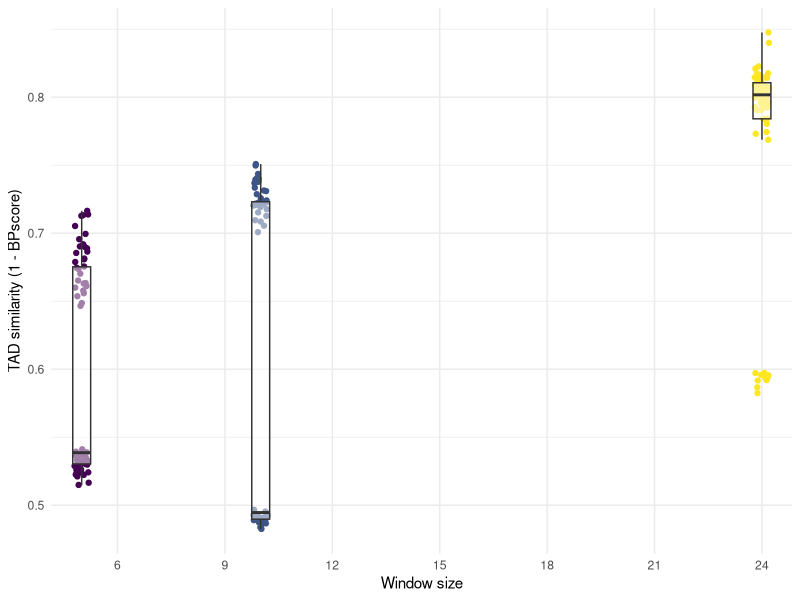
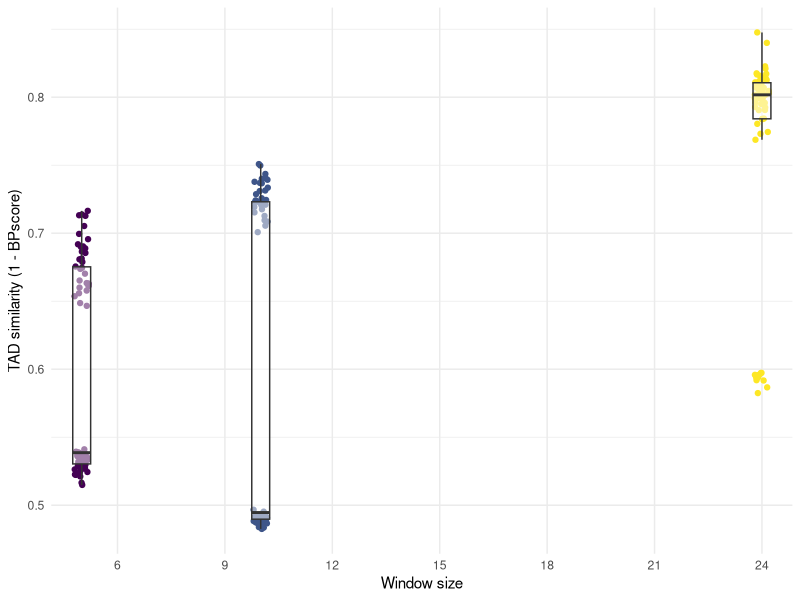
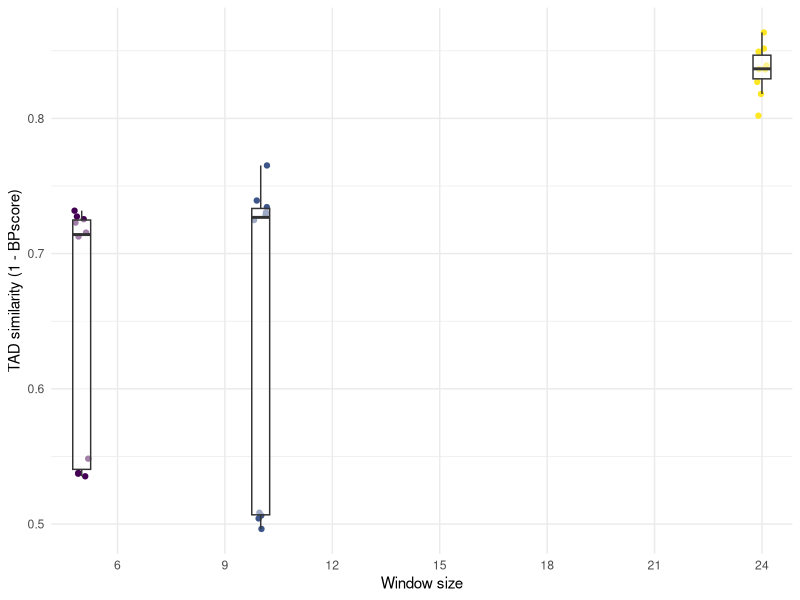
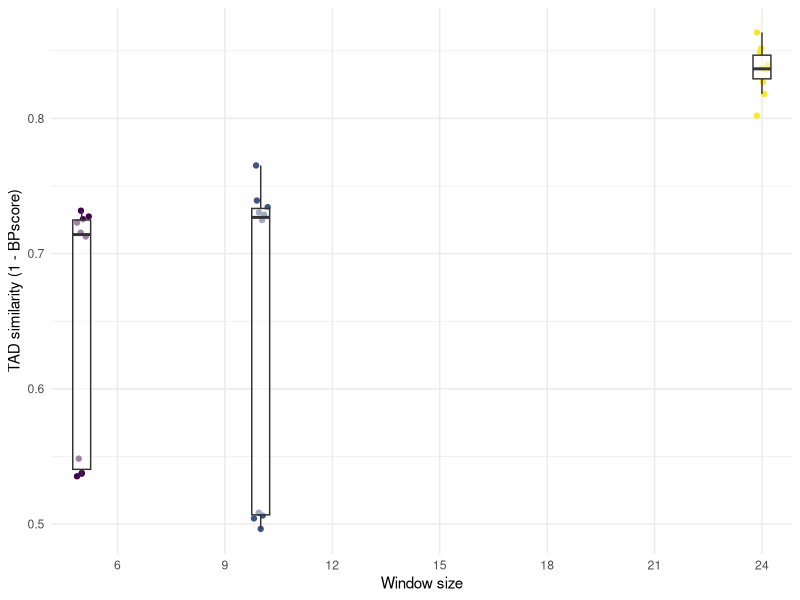
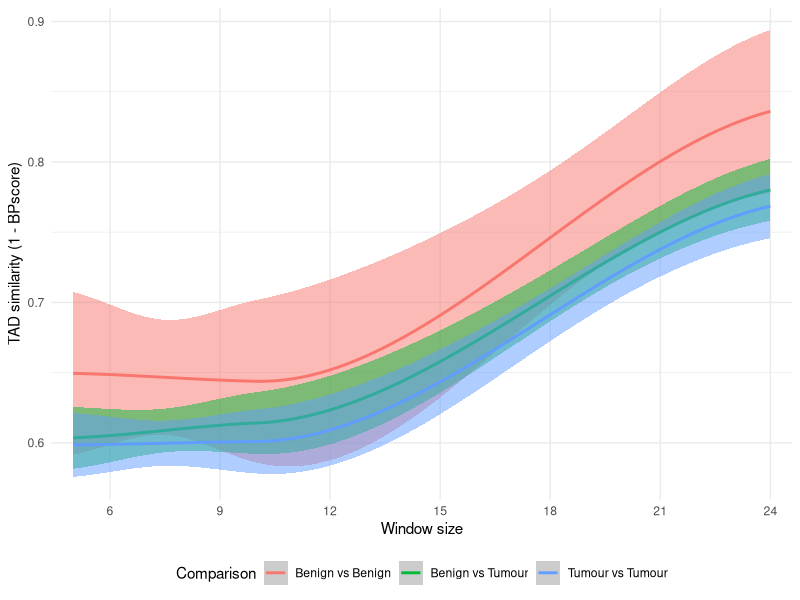
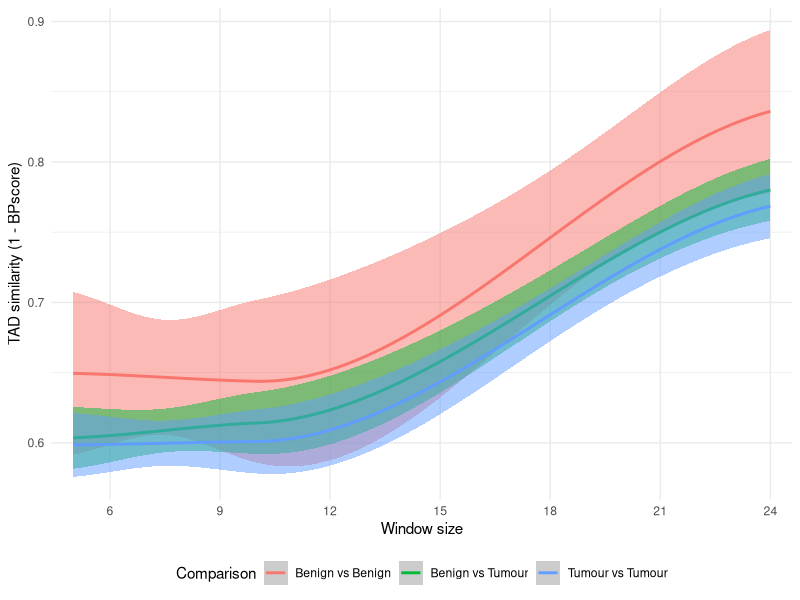
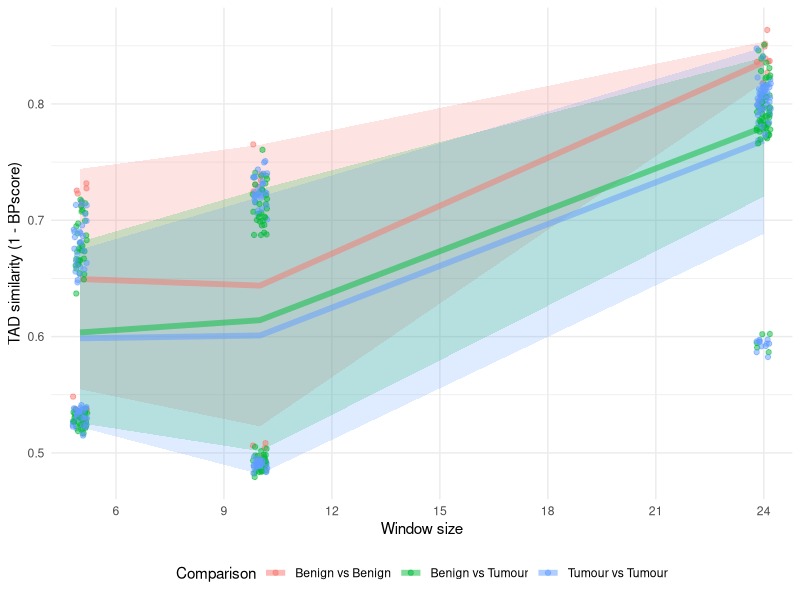
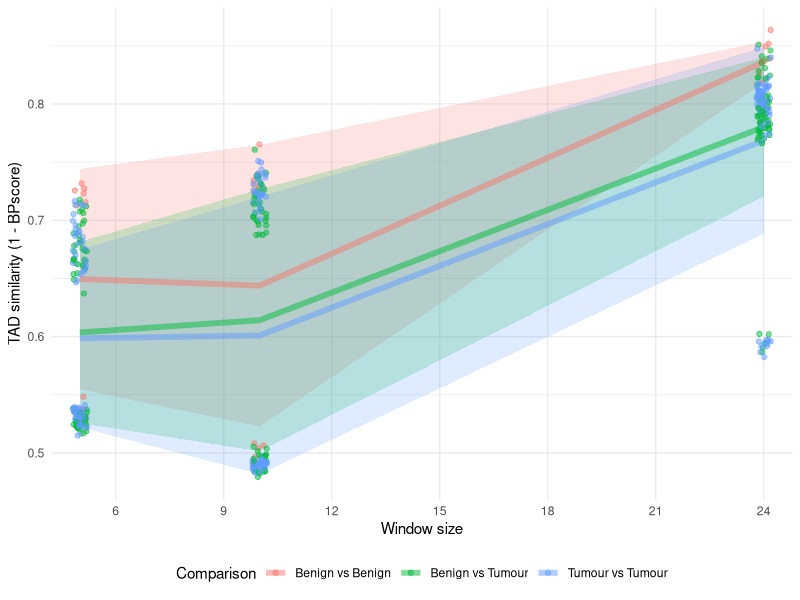

Here is the R script that generated these plots, in order: (Note: this script raises an error after producing the figures.)
# ==============================================================================
# Meta
# ==============================================================================
# Plot BPScore
# --------------------------------------
# Description: Plot TAD similarities, calculated by BPscore
# Author: James Hawley


# ==============================================================================
# Environment
# ==============================================================================
suppressMessages(library("data.table"))
suppressMessages(library("ggplot2"))
suppressMessages(library("MASS"))
suppressMessages(library("pheatmap"))

RESOLUTION = 40000
MAX_WINDOW <- 24
MIN_WINDOW <- 3
MAX_PERSISTENCE <- MAX_WINDOW - MIN_WINDOW + 1
PLOT_DIR <- "Plots"


# ==============================================================================
# Functions
# ==============================================================================
#' Save figures in multiple formats
#'
#' @param gg ggplot object
#' @param prefix Prefix for output file
#' @param ext Output extensions
#' @param dpi DPI resolution
savefig = function(gg, prefix, ext = c("png", "pdf"), width = 20, height = 12, dpi = 400) {
    for (e in ext) {
        ggsave(
            paste(prefix, e, sep = "."),
            gg,
            height = height,
            width = width,
            units = "cm",
            dpi = dpi
        )
    }
}


# ==============================================================================
# Data
# ==============================================================================
cat("Loading Data\n")
# load metadata
metadata <- fread("config.tsv", sep = "\t", header = TRUE)
metadata <- metadata[Include == "Yes"]
SAMPLES <- metadata[, SampleID]
TUMOUR_SAMPLES <- metadata[Source == "Primary" & Type == "Malignant", SampleID]
LINE_SAMPLES <- metadata[Source == "Cell Line", SampleID]

# load BPscore calculations
bpscore <- fread("Statistics/tad-distances.tsv", sep = "\t", header = TRUE)
bpscore[, w := w / RESOLUTION]
# window_diffs <- fread("Statistics/tad-similarity-deltas.tsv", sep = "\t", header = TRUE)


# ==============================================================================
# Analysis
# ==============================================================================
# colour bpscore rows by primary-primary, line-line, or primary-line comparisons
cat("Counting similarity\n")
bpscore <- merge(
    bpscore,
    metadata[, .(SampleID, Source, Tissue, Label, Type)],
    by.x = "s1",
    by.y = "SampleID",
    all.x = FALSE,
    all.y = TRUE
)
bpscore <- merge(
    bpscore,
    metadata[, .(SampleID, Source, Tissue, Label, Type)],
    by.x = "s2",
    by.y = "SampleID",
    suffixes = c("_1", "_2"),
    all.x = FALSE,
    all.y = TRUE,
)

# sample comparisons for various plots
bpscore[(Tissue_1 == "Prostate") & (Tissue_2 == "Prostate"), Prostate_Type_Combo := paste(Type_1, Type_2, sep = "+")]
bpscore[
    (Tissue_1 == "Prostate") & (Tissue_2 == "Prostate") & (Source_1 == "Cell Line") & (Source_2 == "Cell Line"),
    Cell_Type_Combo := paste(
        gsub(" .*", "", Label_1),
        gsub(" .*", "", Label_2),
        sep = "+"
    )
]

# hypothesis testing for differences between TADs
# (similarity of Benign-vs-Benign comparisons to Benign-vs-Tumour)
# (and likewise, Tumour-vs-Tumour to Benign-vs-Tumour)
bpscore_primary_tumour_vs_benign <- bpscore[
    s1 < s2
    & w == MAX_WINDOW
    & (Source_1 == "Primary" & Source_2 == "Primary")
]

htests <- list(
    "primary_benign-only_benign-vs-tumour" = wilcox.test(
        x = bpscore_primary_tumour_vs_benign[Prostate_Type_Combo == "Benign+Benign", 1 - BPscore],
        y = bpscore_primary_tumour_vs_benign[Prostate_Type_Combo == "Benign+Malignant", 1 - BPscore],
        paired = FALSE
    ),
    "primary_tumour-only_benign-vs-tumour" = wilcox.test(
        x = bpscore_primary_tumour_vs_benign[Prostate_Type_Combo == "Malignant+Malignant", 1 - BPscore],
        y = bpscore_primary_tumour_vs_benign[Prostate_Type_Combo == "Benign+Malignant", 1 - BPscore],
        paired = FALSE
    ),
    "primary_benign-only_tumour-only" = wilcox.test(
        x = bpscore_primary_tumour_vs_benign[Prostate_Type_Combo == "Benign+Benign", 1 - BPscore],
        y = bpscore_primary_tumour_vs_benign[Prostate_Type_Combo == "Malignant+Malignant", 1 - BPscore],
        paired = FALSE
    )
)

# cluster samples by BPscore distances
# recast data to wide form for plotting with pheatmap
mat <- as.matrix(
    dcast(bpscore[w == MAX_WINDOW], s1 ~ s2, value.var = "BPscore", fill = 0),
    rownames = "s1"
)

# compare different groups of samples
# group_idx <- list(
#     "Primary prostate tumour" = 12:23,
#     "Primary prostate benign" = 7:11,
#     "Cell line prostate tumour" = c(24:25, 28:30),
#     "Cell line prostate benign" = 26:27,
#     "Cell line non-prostate" = 1:6
# )
# median_mat <- matrix(ncol = length(group_idx), nrow = length(group_idx))
# for (i in 1:length(group_idx)) {
#     for (j in i:length(group_idx)) {
#         median_mat[i, j] <- median(as.vector(1 - mat[group_idx[[i]], group_idx[[j]]]))
#     }
# }
# rownames(median_mat) <- names(group_idx)
# colnames(median_mat) <- rownames(median_mat)

# cat("Sample type comparisons\n")
# print(median_mat)
# write.matrix(
#     median_mat,
#     file.path("Statistics", "tad-similarity.sample-types.tsv"),
#     sep = "\t"
# )

# ==============================================================================
# Plots
# ==============================================================================
cat("Plotting\n")
# plot distances between TADs of different primary tumour samples across window sizes
gg_bpscore_primary_tumour <- (
    ggplot(data = bpscore[s1 < s2 & w <= MAX_WINDOW & grepl("PCa", s1) & grepl("PCa", s2)])
    + geom_point(
        aes(x = w, y = 1 - BPscore, colour = w),
        position = position_jitter(width = 0.2, height = 0)
    )
    + geom_boxplot(
        aes(x = w, y = 1 - BPscore, group = w),
        alpha = 0.5,
        outlier.shape = NA,
        width = 0.5
    )
    + labs(x = "Window size", y = "TAD similarity (1 - BPscore)")
    + scale_x_discrete(
        breaks = seq(MIN_WINDOW, MAX_WINDOW, by = 3),
        limits = seq(MIN_WINDOW, MAX_WINDOW, by = 3),
        labels = seq(MIN_WINDOW, MAX_WINDOW, by = 3)
    )
    + scale_colour_viridis_c()
    + guides(colour = FALSE)
    + theme_minimal()
)
savefig(gg_bpscore_primary_tumour, file.path(PLOT_DIR, "bp-score.primary.tumour"))

# plot distances between TADs of different primary tumour samples across window sizes
gg_bpscore_primary_benign = (
    ggplot(data = bpscore[s1 < s2 & w <= MAX_WINDOW & grepl("Benign-Prostate", s1) & grepl("Benign-Prostate", s2)])
    + geom_point(
        aes(x = w, y = 1 - BPscore, colour = w),
        position = position_jitter(width = 0.2, height = 0)
    )
    + geom_boxplot(
        aes(x = w, y = 1 - BPscore, group = w),
        alpha = 0.5,
        outlier.shape = NA,
        width = 0.5
    )
    + labs(x = "Window size", y = "TAD similarity (1 - BPscore)")
    + scale_x_discrete(
        breaks = seq(MIN_WINDOW, MAX_WINDOW, by = 3),
        limits = seq(MIN_WINDOW, MAX_WINDOW, by = 3),
        labels = seq(MIN_WINDOW, MAX_WINDOW, by = 3)
    )
    + scale_colour_viridis_c()
    + guides(colour = FALSE)
    + theme_minimal()
)
savefig(gg_bpscore_primary_benign, file.path(PLOT_DIR, "bp-score.primary.benign"))

# primary samples: benign vs tumour
gg_bpscore_primary_tumour_vs_benign <- (
    ggplot()
    + geom_smooth(
        data = bpscore[
            s1 < s2
            & w <= MAX_WINDOW
            & (Source_1 == "Primary" & Source_2 == "Primary")
            & (Source_1 == "Primary" & Source_2 == "Primary")
        ],
        mapping = aes(
            x = w,
            y = 1 - BPscore,
            colour = Prostate_Type_Combo,
            fill = Prostate_Type_Combo,
            group = Prostate_Type_Combo
        ),
        method = "loess",
        alpha = 0.5
    )
    + labs(x = "Window size", y = "TAD similarity (1 - BPscore)")
    + scale_x_discrete(
        breaks = seq(MIN_WINDOW, MAX_WINDOW, by = 3),
        limits = seq(MIN_WINDOW, MAX_WINDOW, by = 3),
        labels = seq(MIN_WINDOW, MAX_WINDOW, by = 3)
    )
    + scale_colour_discrete(
        name = "Comparison",
        breaks = c("Benign+Benign", "Benign+Malignant", "Malignant+Malignant"),
        labels = c("Benign vs Benign", "Benign vs Tumour", "Tumour vs Tumour")
    )
    + scale_fill_discrete(
        name = "Comparison",
        breaks = c("Benign+Benign", "Benign+Malignant", "Malignant+Malignant"),
        labels = c("Benign vs Benign", "Benign vs Tumour", "Tumour vs Tumour")
    )
    + guides(fill = FALSE)
    + theme_minimal()
    + theme(legend.position = "bottom")
)
savefig(gg_bpscore_primary_tumour_vs_benign, file.path(PLOT_DIR, "bp-score.primary.tumour-vs-benign"))

# same as above, but using the sample standard deviation for the ribbon
# instead of the 95% confidence interval around the regressed mean
gg_bpscore_primary_tumour_vs_benign <- (
    ggplot()
    + geom_ribbon(
        data = bpscore[
            s1 < s2
            & w <= MAX_WINDOW
            & (Source_1 == "Primary" & Source_2 == "Primary")
            & (Source_1 == "Primary" & Source_2 == "Primary"),
            .(Mean = mean(1 - BPscore), SD = sd(1 - BPscore)),
            by = c("w", "Prostate_Type_Combo")
        ],
        mapping = aes(
            x = w,
            ymin = Mean - SD,
            ymax = Mean + SD,
            fill = Prostate_Type_Combo,
            group = Prostate_Type_Combo
        ),
        alpha = 0.2
    )
    + geom_path(
        data = bpscore[
            s1 < s2
            & w <= MAX_WINDOW
            & (Source_1 == "Primary" & Source_2 == "Primary")
            & (Source_1 == "Primary" & Source_2 == "Primary"),
            .(Mean = mean(1 - BPscore), SD = sd(1 - BPscore)),
            by = c("w", "Prostate_Type_Combo")
        ],
        mapping = aes(
            x = w,
            y = Mean,
            colour = Prostate_Type_Combo,
            group = Prostate_Type_Combo
        ),
        # method = "loess",
        # se = FALSE,
        size = 2,
        alpha = 0.5
    )
    + geom_point(
        data = bpscore[
            s1 < s2
            & w <= MAX_WINDOW
            & (Source_1 == "Primary" & Source_2 == "Primary")
            & (Source_1 == "Primary" & Source_2 == "Primary")
        ],
        mapping = aes(
            x = w,
            y = 1 - BPscore,
            colour = Prostate_Type_Combo
        ),
        alpha = 0.5,
        position = position_jitter(width = 0.2, height = 0)
    )
    + labs(x = "Window size", y = "TAD similarity (1 - BPscore)")
    + scale_x_discrete(
        breaks = seq(MIN_WINDOW, MAX_WINDOW, by = 3),
        limits = seq(MIN_WINDOW, MAX_WINDOW, by = 3),
        labels = seq(MIN_WINDOW, MAX_WINDOW, by = 3)
    )
    + scale_colour_discrete(
        name = "Comparison",
        breaks = c("Benign+Benign", "Benign+Malignant", "Malignant+Malignant"),
        labels = c("Benign vs Benign", "Benign vs Tumour", "Tumour vs Tumour")
    )
    + scale_fill_discrete(
        name = "Comparison",
        breaks = c("Benign+Benign", "Benign+Malignant", "Malignant+Malignant"),
        labels = c("Benign vs Benign", "Benign vs Tumour", "Tumour vs Tumour")
    )
    + guides(fill = FALSE)
    + theme_minimal()
    + theme(legend.position = "bottom")
)
savefig(gg_bpscore_primary_tumour_vs_benign, file.path(PLOT_DIR, "bp-score.primary.tumour-vs-benign.stdev"))

# cell lines: benign vs tumour
# gg_bpscore_line_tumour_vs_benign <- (
#     ggplot(
#         data = bpscore[
#             s1 < s2
#             & w <= MAX_WINDOW
#             & (Source_1 == "Cell Line" & Source_2 == "Cell Line")
#             & (Tissue_1 == "Prostate" & Tissue_2 == "Prostate")
#         ],
#         mapping = aes(
#             x = w,
#             y = 1 - BPscore,
#             colour = Cell_Type_Combo,
#             fill = Cell_Type_Combo,
#             group = Cell_Type_Combo
#         )
#     )
#     + geom_smooth(
#         method = "loess",
#         alpha = 0.5
#     )
#     + labs(x = "Window size", y = "TAD similarity (1 - BPscore)")
#     + scale_x_discrete(
#         breaks = seq(MIN_WINDOW, MAX_WINDOW, by = 3),
#         limits = seq(MIN_WINDOW, MAX_WINDOW, by = 3),
#         labels = seq(MIN_WINDOW, MAX_WINDOW, by = 3)
#     )
#     + scale_colour_discrete(
#         name = "Comparison"
#     )
#     + guides(fill = FALSE)
#     + theme_minimal()
#     + theme(legend.position = "bottom")
# )
# savefig(gg_bpscore_line_tumour_vs_benign, file.path(PLOT_DIR, "bp-score.line.tumour-vs-benign"))

# # same as above, using sample standard deviation for the ribbon
# gg_bpscore_line_tumour_vs_benign <- (
#     ggplot()
#     + geom_ribbon(
#         data = bpscore[
#             s1 < s2
#             & w <= MAX_WINDOW
#             & (Source_1 == "Cell Line" & Source_2 == "Cell Line")
#             & (Tissue_1 == "Prostate" & Tissue_2 == "Prostate"),
#             .(Mean = mean(1 - BPscore), SD = sd(1 - BPscore)),
#             by = c("w", "Cell_Type_Combo")
#         ],
#         mapping = aes(
#             x = w,
#             ymin = Mean - SD,
#             ymax = Mean + SD,
#             fill = Cell_Type_Combo
#         ),
#         alpha = 0.2
#     )
#     + geom_smooth(
#         data = bpscore[
#             s1 < s2
#             & w <= MAX_WINDOW
#             & (Source_1 == "Cell Line" & Source_2 == "Cell Line")
#             & (Tissue_1 == "Prostate" & Tissue_2 == "Prostate")
#         ],
#         mapping = aes(
#             x = w,
#             y = 1 - BPscore,
#             colour = Cell_Type_Combo,
#             fill = Cell_Type_Combo,
#             group = Cell_Type_Combo
#         ),
#         method = "loess",
#         se = FALSE,
#         alpha = 0.5
#     )
#     + labs(x = "Window size", y = "TAD similarity (1 - BPscore)")
#     + scale_x_discrete(
#         breaks = seq(MIN_WINDOW, MAX_WINDOW, by = 3),
#         limits = seq(MIN_WINDOW, MAX_WINDOW, by = 3),
#         labels = seq(MIN_WINDOW, MAX_WINDOW, by = 3)
#     )
#     + scale_colour_discrete(
#         name = "Comparison"
#     )
#     + guides(fill = FALSE)
#     + theme_minimal()
#     + theme(legend.position = "bottom")
# )
# savefig(gg_bpscore_line_tumour_vs_benign, file.path(PLOT_DIR, "bp-score.line.tumour-vs-benign.stdev"))


# # plot the change in similarities over window sizes
# gg_sim_window = (
#     ggplot(data = window_diffs[w <= MAX_WINDOW])
#     + geom_path(aes(x = w, y = 1 - BPscore, group = SampleID, colour = SampleID))
#     + labs(x = "Window size", y = "Similarity between consecutive window sizes\n(1 - BPscore)")
#     + scale_x_discrete(
#         breaks = seq(MIN_WINDOW, MAX_WINDOW, by = 3),
#         limits = seq(MIN_WINDOW, MAX_WINDOW, by = 3),
#         labels = seq(MIN_WINDOW, MAX_WINDOW, by = 3)
#     )
#     + scale_colour_discrete(
#         limits = metadata[, SampleID],
#         labels = metadata[, Label],
#         name = "Sample"
#     )
#     + theme_minimal()
# )
# savefig(gg_sim_window, file.path(PLOT_DIR, "bp-score.window-similarity"))


# # plot the change in similarities over window sizes
# gg_sim_window_delta = (
#     ggplot(data = window_diffs[w >= 5 & w <= MAX_WINDOW])
#     + geom_path(aes(x = w, y = window_step_abs_delta, group = SampleID, colour = SampleID))
#     + labs(x = "Window size", y = "Gain of step-wise similarity")
#     + scale_x_discrete(
#         breaks = seq(MIN_WINDOW, MAX_WINDOW, by = 3),
#         limits = seq(MIN_WINDOW, MAX_WINDOW, by = 3),
#         labels = seq(MIN_WINDOW, MAX_WINDOW, by = 3)
#     )
#     + scale_colour_discrete(
#         limits = metadata[, SampleID],
#         labels = metadata[, Label],
#         name = "Patient"
#     )
#     + theme_minimal()
# )
# savefig(gg_sim_window_delta, file.path(PLOT_DIR, "bp-score.window-similarity.delta"))

# heatmap of similarity at MAX_WINDOW
annot_col <- as.data.frame(metadata[, .SD, .SDcols = c("Type", "Tissue", "Source")])
rownames(annot_col) <- metadata[, SampleID]

for (ext in c("png", "pdf")) {
    pheatmap(
        mat = 1 - mat,
        filename = paste0(file.path(PLOT_DIR, "bp-score.cluster."), ext),
        clustering_rows = TRUE,
        clustering_cols = TRUE,
        clustering_distance_rows = as.dist(mat),
        clustering_distance_cols = as.dist(mat),
        clustering_method = "ward.D2",
        treeheight_col = 0,
        labels_row = metadata[order(SampleID), Label],
        labels_col = metadata[order(SampleID), Label],
        legend = TRUE,
        show_rownames = FALSE,
        annotation_col = annot_col
    )
}
